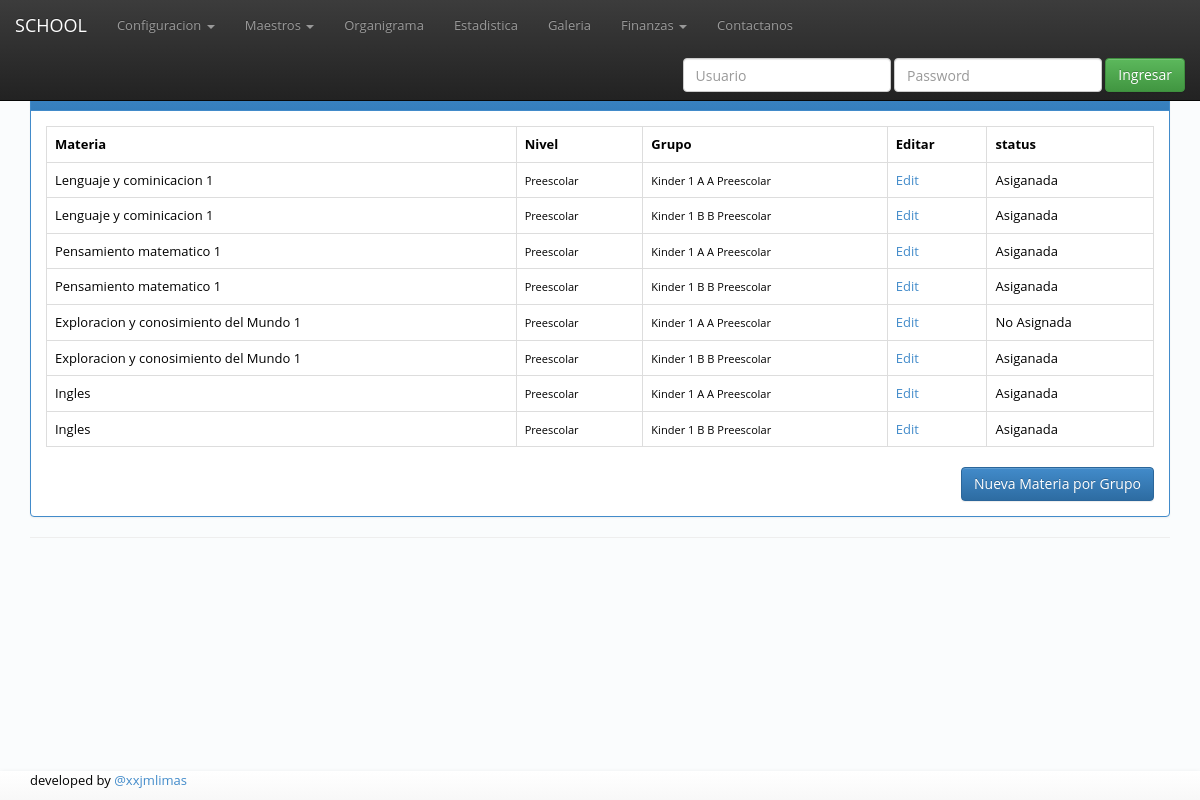
Page /listmatasignadas/ on the earlier database version.
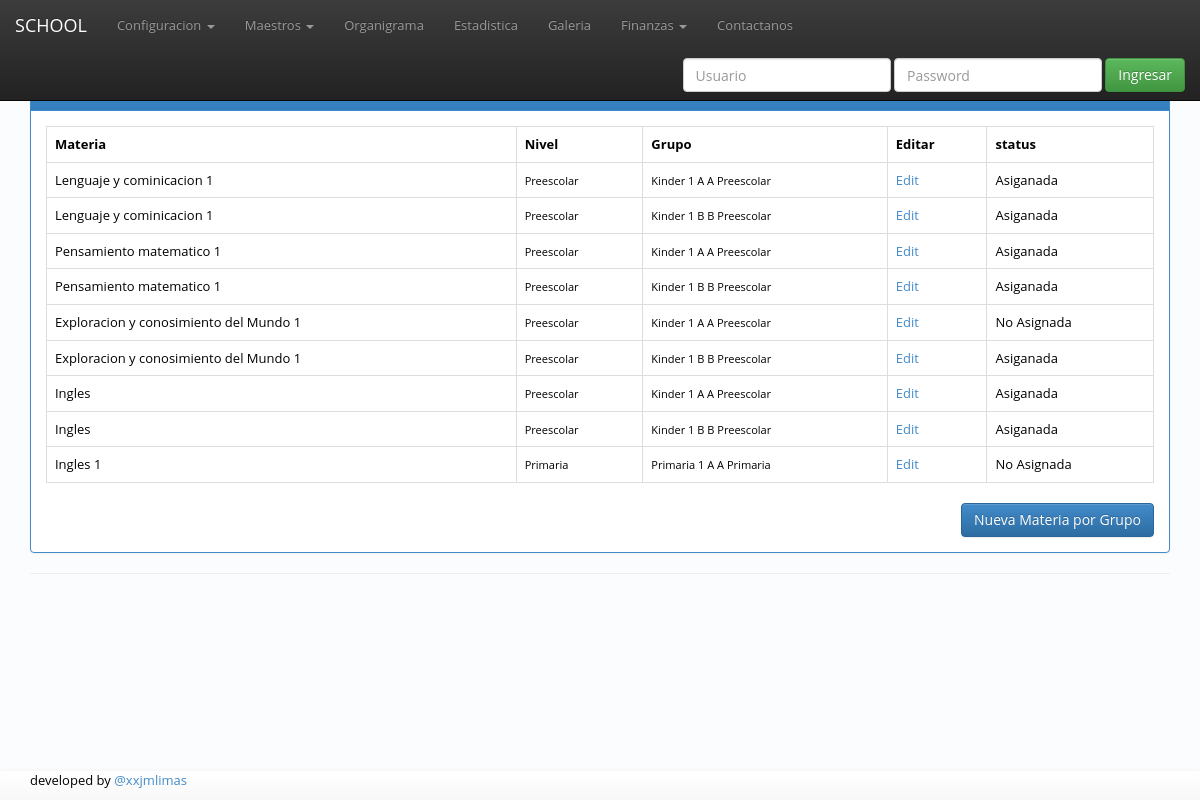
Same page on the later database version.
### apps/principal/models.py (models this page shows)
class MateriaxGrupo(TimeStampModel):
	nivel = models.ForeignKey('configuracion.Nivel')
	materia = models.ForeignKey('Materia')
	grupo = models.ForeignKey('configuracion.Grupo')
	status = models.BooleanField(default=False)
	def __unicode__(self):
		materiaxgpo = "%s %s %s"%(self.materia.materia,self.nivel.Nombre,self.grupo.nombre)
		return materiaxgpo

class Materia(TimeStampModel):
	materia = models.CharField(max_length=150)
	nivel = models.ForeignKey('configuracion.Nivel', null=True, blank=True)
	grado = models.ForeignKey('configuracion.Grado',null=True, blank=True)
	class Meta:
		ordering = ["materia","grado"]
  	def __unicode__(self):
  		return self.materia

### apps/configuracion/models.py (models this page shows)
class TimeStampModel(models.Model):
	user        = models.ForeignKey(User,null=True, blank=True, db_index=True)
	created     = models.DateTimeField(auto_now_add=True)
	modified    = models.DateTimeField(auto_now=True)
	class Meta:
		abstract = True

class Nivel(TimeStampModel):
	Nombre = models.CharField(max_length=60)
	def __unicode__(self):
		return self.Nombre

class Grupo(TimeStampModel):
	nombre = models.CharField(max_length=60)
	nivel  = models.ForeignKey('Nivel')
	grado  = models.ForeignKey('Grado')
	seccion = models.ForeignKey('Seccion')
	maximo = models.IntegerField(default=0,validators=[MinValueValidator(1),
                                       MaxValueValidator(60)])
	numalumnos = models.IntegerField(default=0,null=True, blank=True)
	def cupo(self):
			return self.maximo - self.numalumnos
	class Meta:
		ordering = ["nivel","nombre"]
	def __unicode__(self):
		gruponivel = "%s %s %s" % (self.nombre,self.seccion,self.nivel)
		return gruponivel

class Seccion(TimeStampModel):
	nombre =models.CharField(max_length=1)
	def __unicode__(self):
		return self.nombre

### apps/principal/views.py (the view)
# urls.py: url(r'^listmatasignadas/$',ListMatAsignada.as_view(),name='list_matasiganada'),
class ListMatAsignada(ListView): #materias asiganadas por grupo
	model = MateriaxGrupo
	context_object_name = 'asignadas'
	template_name = "principal/materiasignada_list.html"

### templates/principal/materiasignada_list.html (shortened to what this page needs)
{% extends "base.html" %}
{%block content%}
	<div class="panel panel-primary">
		<div class="panel-heading">Lista Materias Asiganadas  por  Grupo</div>
		<div class="panel-body">
			<div class="table-responsive">
				<table class="table table-hover table-bordered">
					<tr>
						<th>Materia</th>
						<th>Nivel</th>
						<th>Grupo</th>
						<th>Editar</th>
						<th>status</th>
					</tr>
					{%for a in asignadas%}
					<tr>
						<td>
							{{a.materia}}
						</td>
						<td>
							<small>{{a.nivel}}</small>
						</td>
						<td>
							<small>{{a.grupo}}</small>
						</td>
						<td>
							<a href="/upmatasigandas/{{a.id}}">Edit</a>
						</td>
						<td>
							{% if a.status %}
   								Asiganada
   							{% else %}
   								No Asignada
							{% endif %}
						</td>
					</tr>
					{%endfor%}
				</table>
				<a href="/materiasxgrupo"<button class="btn btn-primary pull-right">Nueva Materia por Grupo</button></a>
			</div>
		</div>
	</div>
{%endblock%}

Differences in the rows shown:
added MateriaxGrupo: materia "Ingles 1", nivel "Primaria", grupo "Primaria 1 A A Primaria", status "No Asignada"
